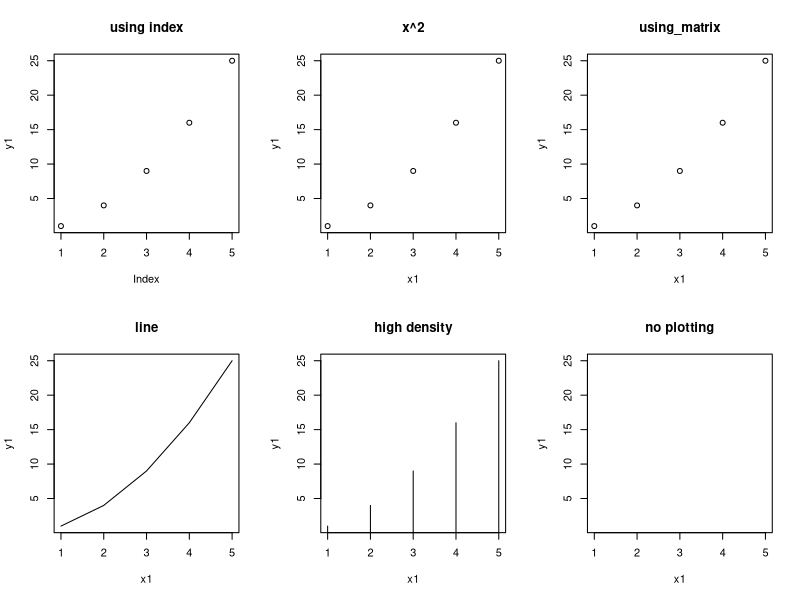
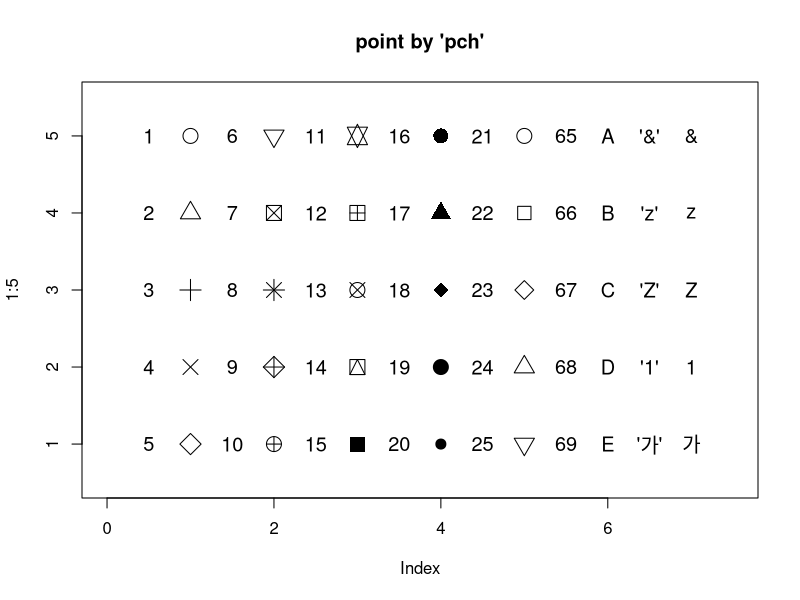
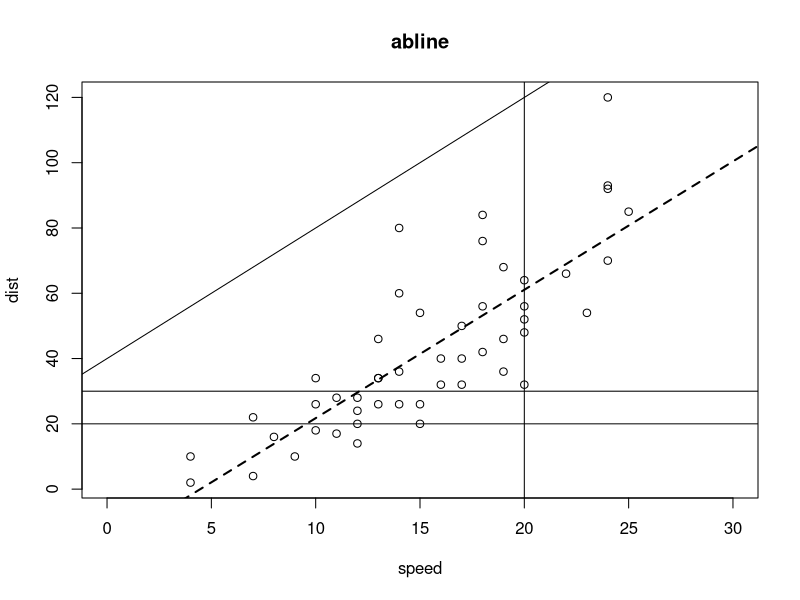
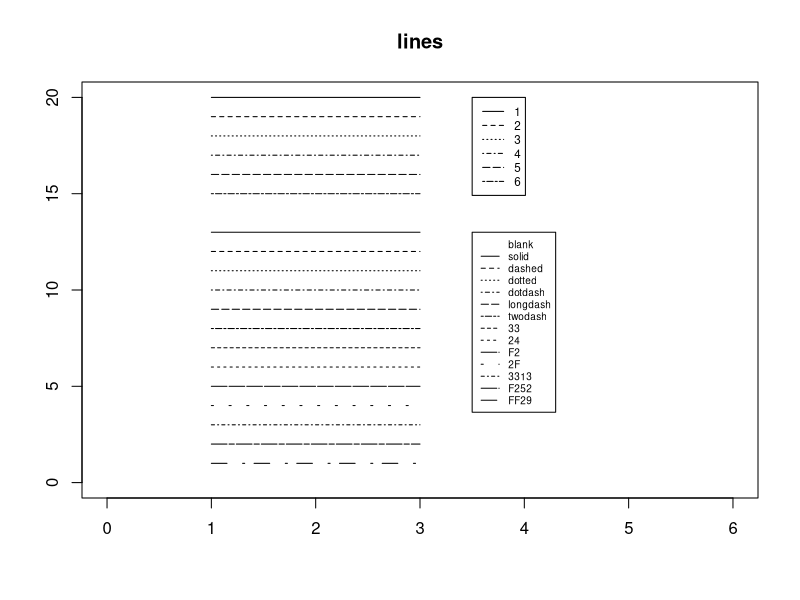
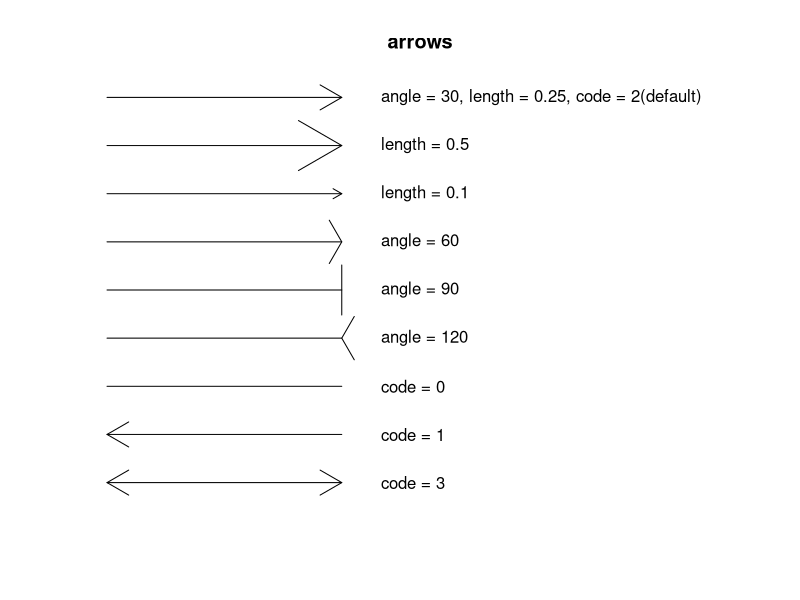
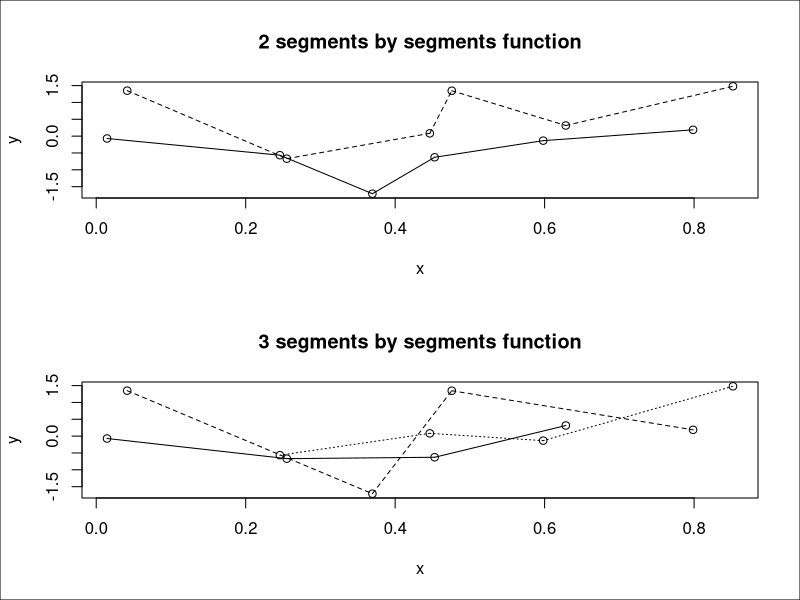
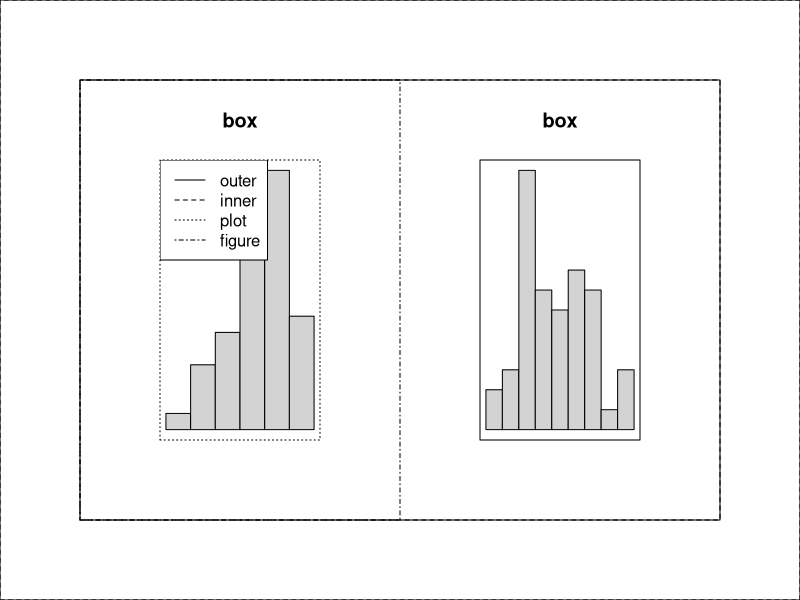

The R script that drew these images, in order: (Note: this script raises an error after producing the figures.)
#Basic graphic funtion : plot()
x1 = 1:5
y1 = x1^2
z1 = 5:1
(mat1 = cbind(x1,y1,z1))
par(mfrow = c(2,3))
plot(y1, main = 'using index')
plot(x = x1, y = y1, main = 'x^2')
plot(mat1, main = 'using_matrix')
plot(x1, y1, type = 'l', main = 'line')
plot(x1, y1, type = 'h', main = 'high density')
plot(x1, y1, type = 'n', main = 'no plotting')

#type
#p = point
#l = line
#b = both(line + point)
#c = lines part
#o = both(overplotted)
#h = for histogram like(or 'high-density)vertical lines
#s = stair step
#S = other step
#n = no plotting
par(mfrow = c(1,1))
x = rep(1:5, rep(5,5))
y = rep(5:1, 5)
pchs = c('&','z','Z','1','가')

plot(1:5, type = 'n', xlim = c(0,7.5), ylim = c(0.5,5.5),main = "point by 'pch'")
points(x,y,pch = 1:25, cex = 2)#cex = point size, pch = point shape
text(x- 0.5, y, labels = 1:25, cex = 1.2)
points(x = rep(6,5), 5:1, pch = 65:69, cex = 1.2)
text(rep(6,5)-0.5, 5:1, labels = as.character(65:69), cex = 1.2)
points(x = rep(7,5),5:1, pch = pchs, cex = 1.2)
text(rep(7,5)-0.5,5:1, labels = paste0("'",pchs,"'"), cex = 1.2)

#abline()
head(cars)
z = lm(dist~speed, data = cars)
z$coefficients

plot(cars, main = 'abline', xlim = c(0,30))
abline(h = 20)
abline(h = 30)
abline(v = 20)
abline(a = 40, b = 4) #a = intercept, b = gradient
abline(z, lty = 2, lwd = 2) #linear regression's coeff

#lines()
lty1 = c('blank','solid','dashed','dotted','dotdash','longdash','twodash')
lty2 = c('33','24','F2','2F','3313','F252','FF29')
plot(0:6,0:6, type = 'n', ylim = c(0,20), xlab = '',ylab = '', main = 'lines')
lines(c(1,3),c(20,20),lty = 1) #lty = line type
lines(c(1,3),c(19,19),lty = 2)
lines(c(1,3),c(18,18),lty = 3)
lines(c(1,3),c(17,17),lty = 4)
lines(c(1,3),c(16,16),lty = 5)
lines(c(1,3),c(15,15),lty = 6)
lines(c(1,3),c(14,14),lty = lty1[1])
lines(c(1,3),c(13,13),lty = lty1[2])
lines(c(1,3),c(12,12),lty = lty1[3])
lines(c(1,3),c(11,11),lty = lty1[4])
lines(c(1,3),c(10,10),lty = lty1[5])
lines(c(1,3),c(9,9),lty = lty1[6])
lines(c(1,3),c(8,8), lty = lty1[7])
lines(c(1,3),c(7,7), lty = lty2[1])
lines(c(1,3),c(6,6), lty = lty2[2])
lines(c(1,3),c(5,5), lty = lty2[3])
lines(c(1,3),c(4,4), lty = lty2[4])
lines(c(1,3),c(3,3), lty = lty2[5])
lines(c(1,3),c(2,2), lty = lty2[6])
lines(c(1,3),c(1,1), lty = lty2[7])
legend(3.5, 20, cex = .7, legend = 1:6, lty = 1:6)
legend(3.5, 13, cex = .6, legend = c(lty1, lty2), lty = c(lty1, lty2))

#arrows()
plot(1:9, type = 'n', axes = F, xlab = '', ylab = '', main = 'arrows')
arrows(1, 9, 4, 9, angle = 30, length = 0.25, code = 2)
arrows(1, 8, 4, 8, length = 0.5)
arrows(1, 7, 4, 7, length = 0.1)
arrows(1, 6, 4, 6, angle = 60)
arrows(1, 5, 4, 5, angle = 90)
arrows(1, 4, 4, 4, angle = 120)
arrows(1, 3, 4, 3, code = 0)
arrows(1, 2, 4, 2, code = 1)
arrows(1, 1, 4, 1, code = 3)
text(4.5, 9, adj = 0, 'angle = 30, length = 0.25, code = 2(default)')
text(4.5, 8, adj = 0, 'length = 0.5')
text(4.5, 7, adj = 0, 'length = 0.1')
text(4.5, 6, adj = 0, 'angle = 60')
text(4.5, 5, adj = 0, 'angle = 90')
text(4.5, 4, adj = 0, 'angle = 120')
text(4.5, 3, adj = 0, 'code = 0')
text(4.5, 2, adj = 0, 'code = 1')
text(4.5, 1, adj = 0, 'code = 3')

#segments()
x = runif(12); y = rnorm(12)
i = order(x); x = x[i]; y = y[i]
par(mfrow = c(2,1))
plot(x, y, main = '2 segments by segments function')
s = seq(length(x) - 1)
segments(x[s],y[s],x[s+2],y[s+2], lty = 1:2)
plot(x, y, main = '3 segments by segments function')
s = seq(length(x) - 2)
segments(x[s],y[s],x[s+3],y[s+3], lty = 1:3)
box(which = 'outer')

#box()
par(mar = c(4,4,4,4))
par(oma = c(4,4,4,4))
par(mfrow = c(1,2))
hist(rnorm(50), axes=F, xlab='', ylab='', main='box')
whichs = c('outer', 'inner', 'plot', 'figure')
box(which=whichs[1], lty=1)
box(which=whichs[2], lty=2)
box(which=whichs[3], lty=3)
box(which=whichs[4], lty=4)
legend('topleft', legend=whichs, lty=1:4)

hist(rnorm(50), axes = F, xlab= '',ylab = '',main = 'box')
whichs = c('outer', 'inner', 'plot',' figure')
box(which = whichs[1], lty = 2)
box(which = whichs[2], lty = 1)
box(which = whichs[3], lty = 1)
box(which = whichs[4], lty = 1)
legend('topright', legend = whichs, lty = 1:4)
